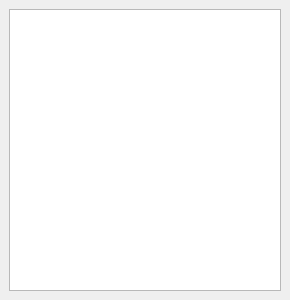
<?xml version="1.0" encoding="UTF-8"?>
<ui version="4.0">
 <class>AnimationListDockWidget</class>
 <widget class="QDockWidget" name="AnimationListDockWidget">
  <property name="enabled">
   <bool>true</bool>
  </property>
  <property name="geometry">
   <rect>
    <x>0</x>
    <y>0</y>
    <width>290</width>
    <height>300</height>
   </rect>
  </property>
  <property name="windowTitle">
   <string>List of animations</string>
  </property>
  <widget class="QWidget" name="dockWidgetContents">
   <layout class="QVBoxLayout" name="verticalLayout">
    <item>
     <widget class="QListWidget" name="list"/>
    </item>
   </layout>
  </widget>
 </widget>
 <resources/>
 <connections/>
</ui>
